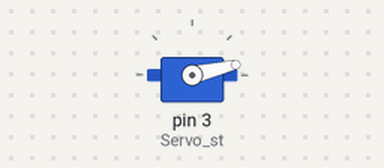
Bench run of a sketch on a simulated Arduino Uno, built with avr-gcc and run on an emulated ATmega328P. Parts: servo.

Above: at 0.05 s.
At 1.25 s:
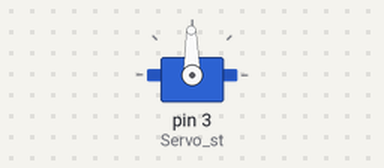
At 2.45 s:
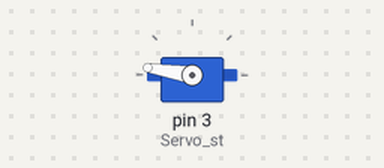
At 4.9 s:
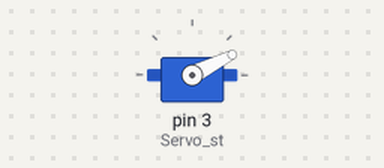
Timing chart, 0 to 6.7 s (numbered marks = the images above):
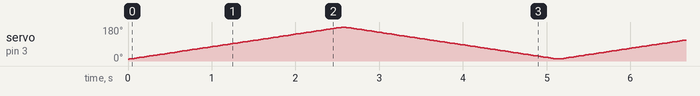

The sketch:

Steering.ino
```cpp
#include <Servo.h>

Servo Servo_st;
int angle=0;
void setup()
{
  Serial.begin(9600);
  Servo_st.attach(3);
  Servo_st.write(angle);
}

void loop()
{
  for(angle = 10; angle < 180; angle++)
  {
    Servo_st.write(angle);
    delay(15);
  }
  // now scan back from 180 to 0 degrees
  for(angle = 180; angle > 10; angle--)
  {
    Servo_st.write(angle);
    delay(15);
  }
}
```
